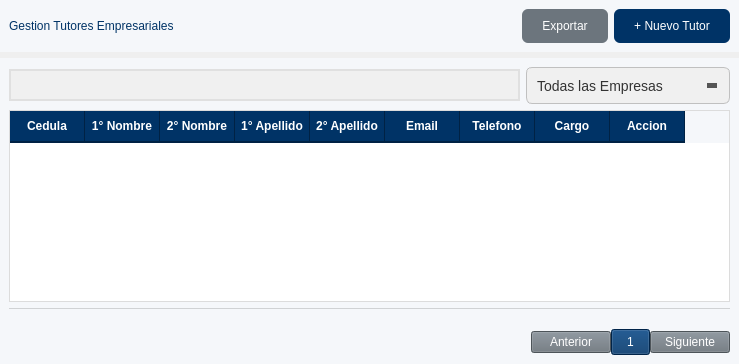
            <widget class="QWidget" name="gestion_4">
             <property name="styleSheet">
              <string notr="true">QFrame{
	background-color: rgb(245, 247, 250);
	border:none;
}</string>
             </property>
             <layout class="QVBoxLayout" name="verticalLayout_34" stretch="1,12">
              <property name="leftMargin">
               <number>0</number>
              </property>
              <property name="topMargin">
               <number>0</number>
              </property>
              <property name="rightMargin">
               <number>0</number>
              </property>
              <property name="bottomMargin">
               <number>0</number>
              </property>
              <item>
               <widget class="QFrame" name="frame_31">
                <property name="styleSheet">
                 <string notr="true">QPushButton{
	border-radius: 6px;
	font: 700 10pt &quot;Segoe UI&quot;;
	padding: 10px 20px;
}</string>
                </property>
                <property name="frameShape">
                 <enum>QFrame::Shape::StyledPanel</enum>
                </property>
                <property name="frameShadow">
                 <enum>QFrame::Shadow::Raised</enum>
                </property>
                <layout class="QHBoxLayout" name="horizontalLayout_43">
                 <item>
                  <widget class="QLabel" name="label_36">
                   <property name="styleSheet">
                    <string notr="true">color: rgb(0, 51, 102);
font: 800 16pt &quot;Segoe UI&quot;;</string>
                   </property>
                   <property name="text">
                    <string>Gestion Tutores Empresariales</string>
                   </property>
                  </widget>
                 </item>
                 <item>
                  <spacer name="horizontalSpacer_29">
                   <property name="orientation">
                    <enum>Qt::Orientation::Horizontal</enum>
                   </property>
                   <property name="sizeHint" stdset="0">
                    <size>
                     <width>342</width>
                     <height>20</height>
                    </size>
                   </property>
                  </spacer>
                 </item>
                 <item>
                  <widget class="QPushButton" name="btnExportarTutorE">
                   <property name="styleSheet">
                    <string notr="true">background-color: #6c757d;
            color: white;</string>
                   </property>
                   <property name="text">
                    <string>Exportar</string>
                   </property>
                  </widget>
                 </item>
                 <item>
                  <widget class="QPushButton" name="btnNuevoTutorE">
                   <property name="styleSheet">
                    <string notr="true">background-color: #003366;
            color: white;</string>
                   </property>
                   <property name="text">
                    <string>+ Nuevo Tutor</string>
                   </property>
                  </widget>
                 </item>
                </layout>
               </widget>
              </item>
              <item>
               <widget class="QFrame" name="frame_TutorE">
                <property name="styleSheet">
                 <string notr="true">QComboBox {
    background-color: #f0f0f0;
    border: 1px solid #c0c0c0;
    border-radius: 6px;
    padding: 5px 10px;
    padding-right: 30px; /* Espacio para la flecha */
    font-size: 14px;
    color: #333333;
    min-height: 25px;
}

/* Estado Hover (al pasar el mouse) */
QComboBox:hover {
    background-color: #ffffff;
    border: 1px solid #0078d7; /* Azul moderno */
}

/* Estado cuando el menú está abierto */
QComboBox:on {
	color:#333333;
    border-bottom-left-radius: 0px;
    border-bottom-right-radius: 0px;
    background-color: #ffffff;
}

/* 2. Área del botón de la flecha */
QComboBox::drop-down {
    subcontrol-origin: padding;
    subcontrol-position: top right;
    width: 30px;
    border-left-width: 0px; /* Sin linea divisoria */
    border-top-right-radius: 6px;
    border-bottom-right-radius: 6px;
    background-color: transparent; 
}

/* Solución alternativa si no tienes icono (dibuja una flecha simple con estilo nativo) */
QComboBox::down-arrow {
    width: 0; 
    height: 0; 
    border-left: 5px solid transparent;
    border-right: 5px solid transparent;
    border-top: 5px solid #555; /* Color de la flecha */
    margin-right: 5px;
}

/* 4. La lista desplegable (Popup) */
QComboBox QAbstractItemView {
	color:#333333;
    background-color: #ffffff;
    border: 1px solid #c0c0c0;
    selection-background-color: #0078d7; /* Color de selección azul */
    selection-color: #ffffff;
    outline: 0; /* Quita la línea punteada al seleccionar */
    border-radius: 0px 0px 6px 6px;
}</string>
                </property>
                <property name="frameShape">
                 <enum>QFrame::Shape::StyledPanel</enum>
                </property>
                <property name="frameShadow">
                 <enum>QFrame::Shadow::Raised</enum>
                </property>
                <layout class="QVBoxLayout" name="verticalLayout_35" stretch="1,20,1,1">
                 <item>
                  <layout class="QHBoxLayout" name="horizontalLayout_44">
                   <item>
                    <widget class="QLineEdit" name="searchTutorE">
                     <property name="styleSheet">
                      <string notr="true">QLineEdit {
                background-color: #f0f0f0;
                border: 2px solid #e0e0e0;
                border-radius: 18px; /* Bordes muy redondos */
                padding: 5px 10px;
                padding-left: 5px; /* Espacio extra para el icono */
                font-size: 14px;
                color: #333;
                selection-background-color: #0078d7;
            }
            QLineEdit:focus {
                border: 2px solid #0078d7; /* Color de acento al escribir */
                background-color: #ffffff;
            }
            QLineEdit:hover {
                border: 2px solid #ccc;
            }
        </string>
                     </property>
                     <property name="text">
                      <string/>
                     </property>
                    </widget>
                   </item>
                   <item>
                    <widget class="QComboBox" name="comboEmpresas">
                     <item>
                      <property name="text">
                       <string>Todas las Empresas</string>
                      </property>
                     </item>
                    </widget>
                   </item>
                  </layout>
                 </item>
                 <item>
                  <widget class="QTableWidget" name="tabla_TutorE">
                   <property name="enabled">
                    <bool>true</bool>
                   </property>
                   <property name="styleSheet">
                    <string notr="true">/* 1. Estilo General de la Tabla */
QTableWidget {
    background-color: #ffffff;
    /* Color alterno para filas (efecto cebra) */
    alternate-background-color: #f4f6f9; 
    color: #2b2b2b;
    font-size: 14px;
    
    /* Borde exterior suave */
    border: 1px solid #dcdcdc;
    
    /* Color de las líneas de la cuadrícula más sutil */
    gridline-color: #e0e0e0;
}

/* 2. Estilo de los Ítems (Celdas) 
QTableWidget::item {
 
	padding:5px;
    border-bottom: 1px solid #f0f0f0;
}*/

/* 3. Estilo de Selección 
QTableWidget::item:selected {
    outline: 0; 
}*/

QTableWidget::item:hover {
    /* Opcional: un ligero gris al pasar el mouse por una celda no seleccionada */
    background-color: #e6eaf0;
    color: #000000;
}

/* 4. Estilo de los Encabezados (Header) */
QHeaderView::section {
    background-color: #003366;
    color: white;
    font-weight: bold; /* Negrita para destacar */
    padding: 6px;      /* Más altura al encabezado */
    border: none;      /* Sin bordes individuales feos */
    
    /* Separador sutil a la derecha */
    border-right: 1px solid #002244; 
    border-bottom: 2px solid #002244;
}

/* 5. La esquina superior izquierda (donde se cruzan los headers) */
QTableCornerButton::section {
    background-color: #003366;
    border: 1px solid #003366;
}</string>
                   </property>
                   <property name="editTriggers">
                    <set>QAbstractItemView::EditTrigger::NoEditTriggers</set>
                   </property>
                   <property name="showGrid">
                    <bool>true</bool>
                   </property>
                   <property name="sortingEnabled">
                    <bool>false</bool>
                   </property>
                   <property name="wordWrap">
                    <bool>false</bool>
                   </property>
                   <property name="cornerButtonEnabled">
                    <bool>true</bool>
                   </property>
                   <property name="rowCount">
                    <number>0</number>
                   </property>
                   <property name="setAlternatingRowColors" stdset="0">
                    <bool>true</bool>
                   </property>
                   <attribute name="horizontalHeaderCascadingSectionResizes">
                    <bool>true</bool>
                   </attribute>
                   <attribute name="horizontalHeaderMinimumSectionSize">
                    <number>20</number>
                   </attribute>
                   <attribute name="horizontalHeaderDefaultSectionSize">
                    <number>75</number>
                   </attribute>
                   <attribute name="horizontalHeaderHighlightSections">
                    <bool>true</bool>
                   </attribute>
                   <attribute name="horizontalHeaderShowSortIndicator" stdset="0">
                    <bool>false</bool>
                   </attribute>
                   <attribute name="horizontalHeaderStretchLastSection">
                    <bool>false</bool>
                   </attribute>
                   <attribute name="verticalHeaderVisible">
                    <bool>false</bool>
                   </attribute>
                   <attribute name="verticalHeaderCascadingSectionResizes">
                    <bool>false</bool>
                   </attribute>
                   <attribute name="verticalHeaderDefaultSectionSize">
                    <number>24</number>
                   </attribute>
                   <column>
                    <property name="text">
                     <string>Cedula</string>
                    </property>
                   </column>
                   <column>
                    <property name="text">
                     <string>1° Nombre</string>
                    </property>
                   </column>
                   <column>
                    <property name="text">
                     <string>2° Nombre</string>
                    </property>
                   </column>
                   <column>
                    <property name="text">
                     <string>1° Apellido</string>
                    </property>
                   </column>
                   <column>
                    <property name="text">
                     <string>2° Apellido</string>
                    </property>
                   </column>
                   <column>
                    <property name="text">
                     <string>Email</string>
                    </property>
                   </column>
                   <column>
                    <property name="text">
                     <string>Telefono</string>
                    </property>
                   </column>
                   <column>
                    <property name="text">
                     <string>Cargo</string>
                    </property>
                   </column>
                   <column>
                    <property name="text">
                     <string>Accion</string>
                    </property>
                   </column>
                  </widget>
                 </item>
                 <item>
                  <widget class="QLabel" name="label_37">
                   <property name="styleSheet">
                    <string notr="true">
border-top: 1px solid rgba(48, 48, 48,48);</string>
                   </property>
                   <property name="text">
                    <string/>
                   </property>
                  </widget>
                 </item>
                 <item>
                  <layout class="QHBoxLayout" name="horizontalLayout_45" stretch="10,1">
                   <item>
                    <spacer name="horizontalSpacer_30">
                     <property name="orientation">
                      <enum>Qt::Orientation::Horizontal</enum>
                     </property>
                     <property name="sizeHint" stdset="0">
                      <size>
                       <width>40</width>
                       <height>20</height>
                      </size>
                     </property>
                    </spacer>
                   </item>
                   <item>
                    <layout class="QHBoxLayout" name="horizontalLayout_46" stretch="1,1,1">
                     <property name="spacing">
                      <number>0</number>
                     </property>
                     <property name="sizeConstraint">
                      <enum>QLayout::SizeConstraint::SetDefaultConstraint</enum>
                     </property>
                     <item>
                      <widget class="QPushButton" name="btnAntTutorE">
                       <property name="styleSheet">
                        <string notr="true">background-color: #6c757d;
            color: white;</string>
                       </property>
                       <property name="text">
                        <string>Anterior</string>
                       </property>
                      </widget>
                     </item>
                     <item>
                      <widget class="QPushButton" name="btnIndTutorE">
                       <property name="styleSheet">
                        <string notr="true">background-color: #003366;
            color: white;
padding:5px 15px;</string>
                       </property>
                       <property name="text">
                        <string>1</string>
                       </property>
                      </widget>
                     </item>
                     <item>
                      <widget class="QPushButton" name="btnSigTutorE">
                       <property name="styleSheet">
                        <string notr="true">background-color: #6c757d;
            color: white;</string>
                       </property>
                       <property name="text">
                        <string>Siguiente</string>
                       </property>
                      </widget>
                     </item>
                    </layout>
                   </item>
                  </layout>
                 </item>
                </layout>
               </widget>
              </item>
             </layout>
            </widget>
